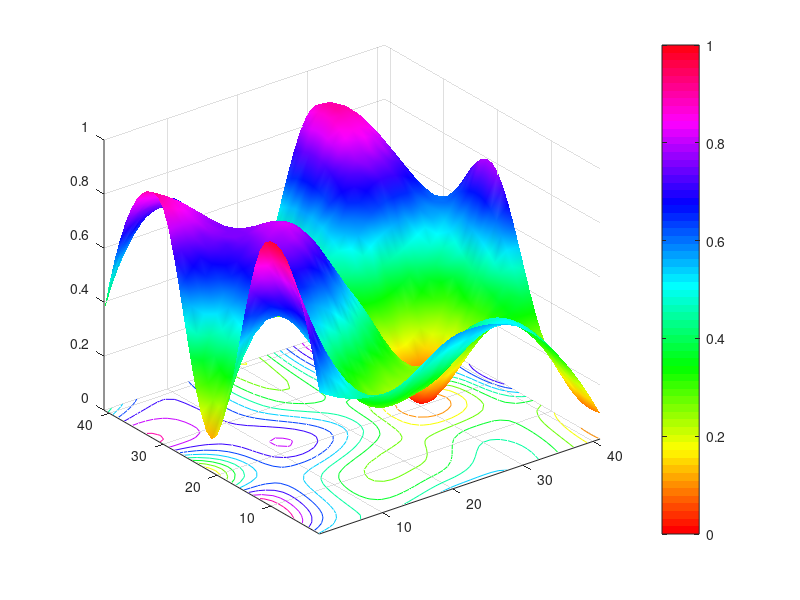

MATLAB code for this plot:
% 1) Semilog plot
x = 0:4;
y = [15 25 55 115 144];

figure
semilogy(x, y, 'ms', 'MarkerSize', 10, 'LineWidth', 4)
xlim([0 4])
xlabel('Year')
ylabel('Number of Students In 6.094')
title('Semilog Plot Of The Class Size Of 6.094 Over 4 Years')

% 3) Bar Graph
r = randi(10,1,5);

bar(r, 'r')

% 4) Interpolation and Surface Plots
Z0 = rand(5,5);
[X0, Y0] = meshgrid(1:5, 1:5);
[X1, Y1] = meshgrid(1:.1:5, 1:.1:5);
Z1 = interp2(X0, Y0, Z0, X1, Y1, 'cubic');
surf(Z1);
colormap('hsv')
shading interp

hold on
contour(Z1);
colorbar
caxis([0 1])


